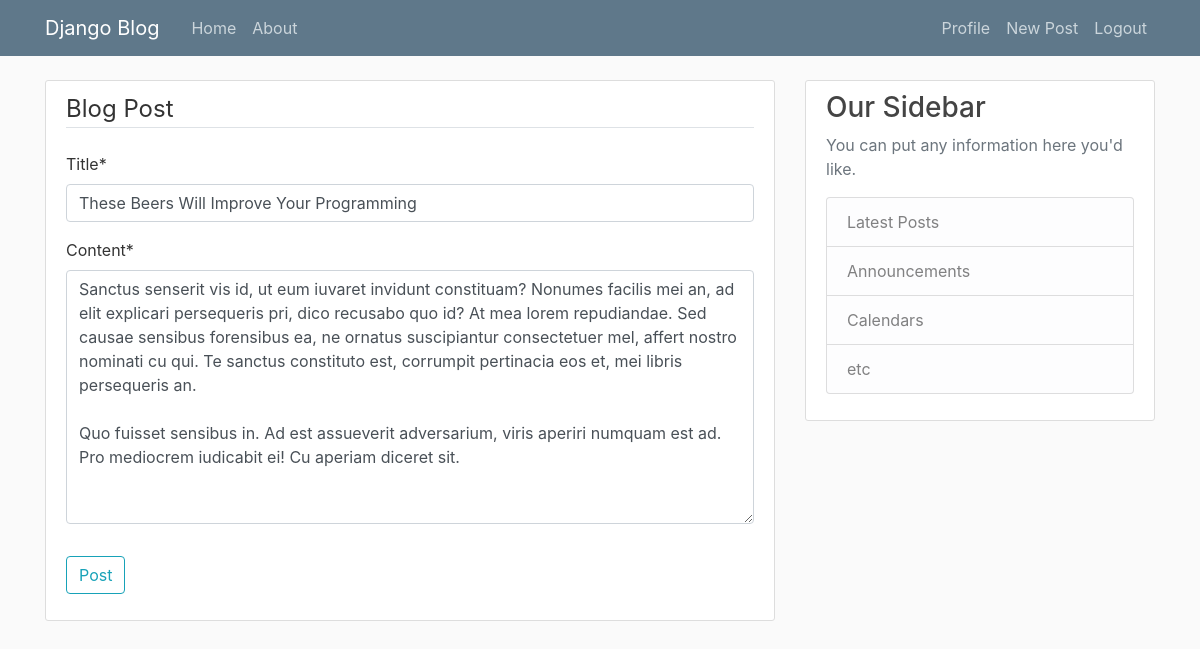
The page /post/14/update (signed in) on the database its author committed.
### blog/models.py (models this page shows, shortened)
class Post(models.Model):
    title = models.CharField(max_length=100)
    content = models.TextField()
    date_posted = models.DateTimeField(default = timezone.now)
    author = models.ForeignKey(User, on_delete = models.CASCADE)

### blog/views.py (the view, shortened to what this page needs)
# urls.py: path('post/<int:pk>/update', PostUpdateView.as_view(), name="post-update"),
class PostUpdateView(LoginRequiredMixin, UserPassesTestMixin,UpdateView):
    model = Post
    fields = ['title', 'content']
    def test_func(self):
        post = self.get_object()
        if self.request.user == post.author:
            return True
        return False

### blog/templates/blog/post_form.html (shortened to what this page needs)
{% extends 'blog/base.html' %}
{% load crispy_forms_tags %}
{% block content %}
    <div class = "content-section">
        <form method="post">
            <fieldset class="form-group">
                <legend class = "border-bottom mb-4">Blog Post</legend>
                {{ form|crispy }}
            </fieldset>
            <div class="form-group">
                <button class = "btn btn-outline-info" type="submit">Post</button>
            </div>
        </form>
    </div>
{% endblock content %}

### blog/static/blog/main.css (style rules this page uses)
body { background: #fafafa; color: #333333; margin-top: 5rem; }
.content-section { background: #ffffff; padding: 10px 20px; border: 1px solid #dddddd; border-radius: 3px; margin-bottom: 20px; }

### rows shown on the page
Post: title "These Beers Will Improve Your Programming", content "Sanctus senserit vis id, ut eum iuvaret invidunt constituam? Nonumes facilis mei an, ad elit explicari persequeris pri, dico recusabo quo id? At mea lorem repudiandae. Sed causae sensibus forensibus ea, ne ornatus suscipiantur consectetuer mel, affert nostro nominati cu qui. Te sanctus constituto est, corrumpit pertinacia eos et, mei libris persequeris an. Quo fuisset sensibus in. Ad est assueverit adversarium, viris aperiri numquam est ad. Pro mediocrem iudicabit ei! Cu aperiam diceret sit."
